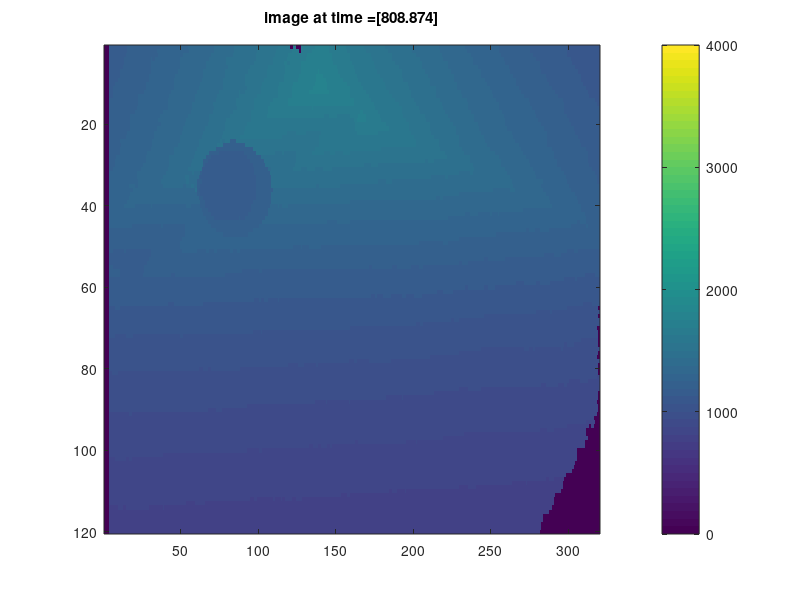

Recreate this plot in MATLAB.
%----------------------------------------------------------
% Playing with Depth data (from a RGB-D camera)
%----------------------------------------------------------
% Simple example, using typical data we use, recorded from a RGB-D camera.
% The data is contained in a structure. One of the fields corresponds
% to the sequence of "1 layer"-images.      ( V by H by images )
%----------------------------------------------------------
load('CarmineD.mat') ;  %load data, contained in a MAT file (which was provided).
% the file contains a saved variable, named "D".

figure(1) ; clf() ;

RangeOfInterest = [0,4000];  % 0 to 4000mm

for i=1:D.L,
    A = D.Depths(:,:,i)'; 
    time = D.t(i);
    imagesc(A,RangeOfInterest);colorbar(); 
    s= sprintf('image at time =[%.3f]\n',double(time)*0.0001);
    title(s);
    pause(0.1);     % wait some short period of time (so, human brains have time to appreciate the results).
end;    
%----------------------------------------------------------    
% (*) Brute force program, which just re-plots the new image, at each iteration,

% In addition: It does not offer any GUI capabilities at all.
% The only way to end it is by waiting it to reach the end of the data or by 
% interrupting it (Control-C, in the Matlab console)

% More refined implementations will be tried later, when we learn about 
% resources for plotting, etc.

% By Jose Guivant - For MTRN2500 - S1.2017
%----------------------------------------------------------
